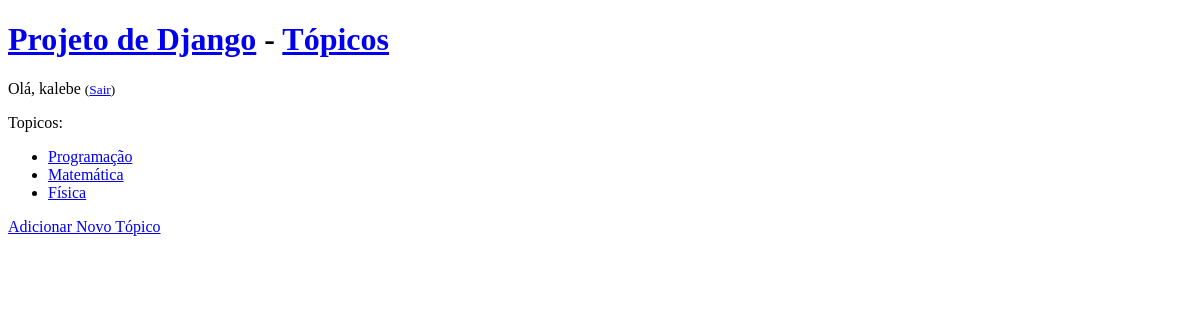
The app's page /topics (signed in), older data.
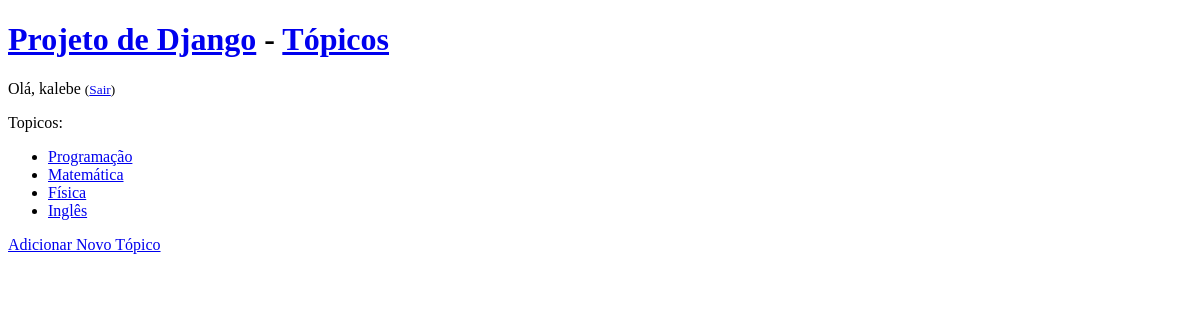
The same page, newer data.
### project_app/models.py (models this page shows)
class Topic(models.Model):
    text = models.CharField(max_length=200)
    date_added = models.DateTimeField(auto_now_add=True)
    owner = models.ForeignKey(User, on_delete=models.CASCADE)
    class Meta:
        verbose_name_plural = 'Topics'
    def __str__(self):
        return self.text

### project_app/views.py (the view)
# urls.py: path('topics', views.topics, name='topics'),
@login_required
def topics(request):
    topics = Topic.objects.filter(owner=request.user).order_by('date_added')
    context = {'topics': topics}
    return render(request, 'project_app/topics.html', context)

### project_app/templates/project_app/topics.html
{% extends 'project_app/base.html' %}
{% block content %}
    Topicos:
    <ul>
        {% for topic in topics %}
            <li><a href="{% url 'topic' topic.id %}">{{ topic }}</a> </li>
        {% empty %}
            <strong> Não há registros.</strong>
        {% endfor %}
    </ul>
    <a href="{% url 'new_topic' %}">Adicionar Novo Tópico</a>
{% endblock %}

Row changes from the older to the newer data that the page shows:
added Topic: text "Inglês"
